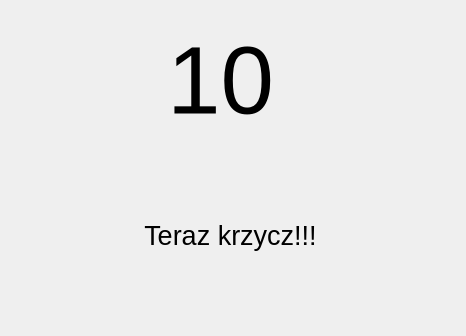
<?xml version="1.0" encoding="UTF-8"?>
<ui version="4.0">
 <class>RecordWindow</class>
 <widget class="QDialog" name="RecordWindow">
  <property name="geometry">
   <rect>
    <x>0</x>
    <y>0</y>
    <width>466</width>
    <height>336</height>
   </rect>
  </property>
  <property name="windowTitle">
   <string>Krzycz!</string>
  </property>
  <widget class="QLabel" name="label">
   <property name="geometry">
    <rect>
     <x>140</x>
     <y>10</y>
     <width>161</width>
     <height>141</height>
    </rect>
   </property>
   <property name="font">
    <font>
     <pointsize>72</pointsize>
    </font>
   </property>
   <property name="acceptDrops">
    <bool>false</bool>
   </property>
   <property name="text">
    <string>10</string>
   </property>
   <property name="textFormat">
    <enum>Qt::PlainText</enum>
   </property>
   <property name="alignment">
    <set>Qt::AlignCenter</set>
   </property>
  </widget>
  <widget class="QLabel" name="label_2">
   <property name="geometry">
    <rect>
     <x>100</x>
     <y>170</y>
     <width>261</width>
     <height>131</height>
    </rect>
   </property>
   <property name="font">
    <font>
     <pointsize>20</pointsize>
    </font>
   </property>
   <property name="text">
    <string>Teraz krzycz!!!</string>
   </property>
   <property name="alignment">
    <set>Qt::AlignCenter</set>
   </property>
  </widget>
  <widget class="QLabel" name="label_3">
   <property name="geometry">
    <rect>
     <x>350</x>
     <y>180</y>
     <width>81</width>
     <height>81</height>
    </rect>
   </property>
   <property name="font">
    <font>
     <pointsize>16</pointsize>
    </font>
   </property>
   <property name="text">
    <string/>
   </property>
  </widget>
 </widget>
 <resources/>
 <connections/>
</ui>
